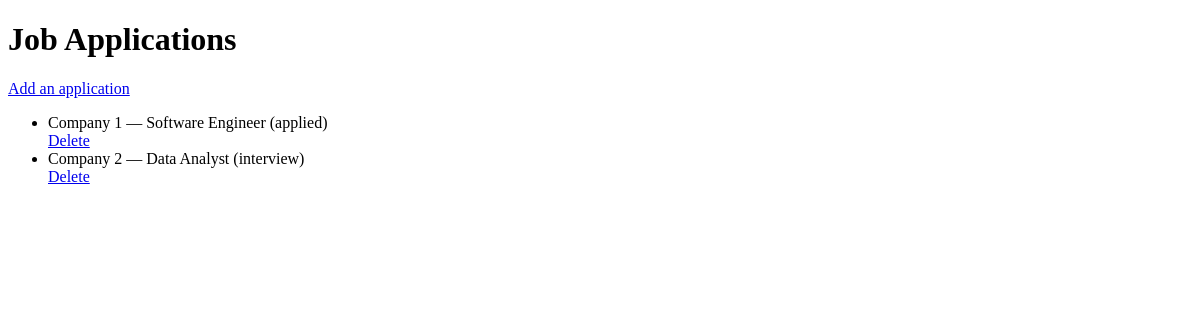
Before: /applications/ with the older database file.
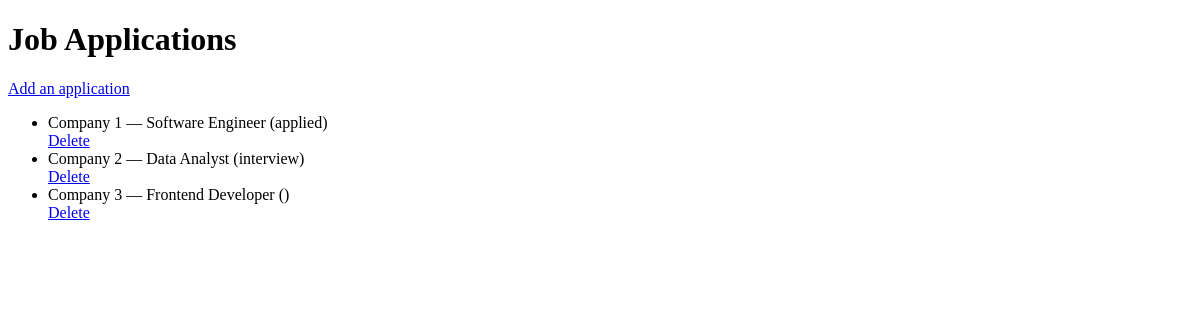
After: the same page with the newer database file.
### applications/models.py (models this page shows, shortened)
class Application(models.Model):
    company = models.CharField(max_length=100)
    position = models.CharField(max_length=100)
    date_applied = models.DateField(default=date.today, blank=True, null=True)  # default=date.today ensures that Django uses today's date automatically
    status = models.CharField(max_length=100, choices=                          # without the need to define it manually.
        [("applied", "Applied"),
         ("interview", "Interview"),
         ("offer", "Offer"),
         ("rejected", "Rejected"),
         ], blank=True)
    notes = models.TextField(blank=True)

### applications/views.py (the view)
# urls.py: path("applications/", views.applications, name="applications"),
def applications(request):
    applications = Application.objects.filter()
    return render(request, 'applications.html', {"applications": applications})

### applications/templates/applications.html (shortened to what this page needs)
{% load static %}
<!DOCTYPE html>
<html>
<head>
</head>
<body>
    <h1>Job Applications</h1>
        <p><a href="{% url 'create_application' %}"> Add an application</a></p>
    <ul>
        {% for a in applications %}
            <li>{{ a.company }} — {{ a.position }} ({{ a.status }})</li>
            <a href="{% url 'delete_application' a.id %}">Delete</a>
        {% empty %}
            <li>No applications yet.</li>
        {% endfor %}
    </ul>
</body>
</html>

Changed rows visible on the page:
added Application: company "Company 3", position "Frontend Developer"
